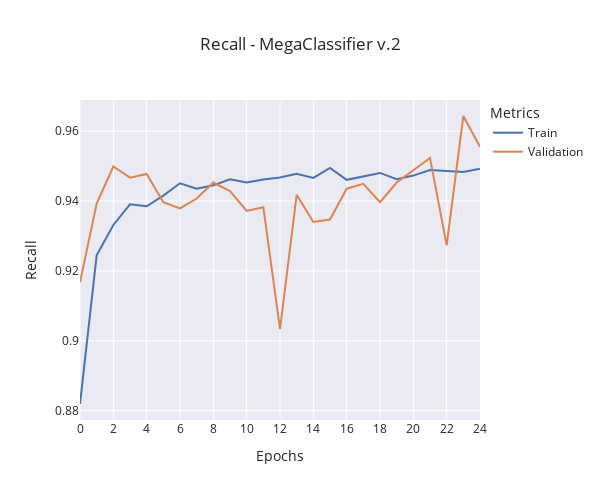

Notebook code for this chart:
### Code cell
window_size = 0
train_data = (
    moving_average(train_metrics["recall"], window_size)
    if window_size != 0
    else train_metrics["recall"]
)
validation_data = (
    moving_average(validation_metrics["val_recall"], window_size)
    if window_size != 0
    else validation_metrics["val_recall"]
)

fig = go.Figure()

fig.add_trace(
    go.Scatter(
        y=train_data,
        x=np.arange(len(train_data)),
        mode="lines",
        name="Train",
    )
)

fig.add_trace(
    go.Scatter(
        y=validation_data,
        x=np.arange(len(validation_data)),
        mode="lines",
        name="Validation",
    )
)

fig.update_layout(
    title=f"Recall - {model_name} {version}",
    xaxis_title="Epochs",
    yaxis_title="Recall",
    legend_title="Metrics",
    template="seaborn",
    width=600,
    height=500,
    xaxis=dict(
        tickmode="linear",
        tick0=0,
        dtick=2,
    ),
)

fig.show()

### Figure 1 — Plotly figure (JSON) as saved in the notebook; plotly's stock layout.template omitted (floating-point values rounded to 4 significant figures)
{"data": [{"mode": "lines", "name": "Train", "type": "scatter", "x": [0, 1, 2, 3, 4, 5, 6, 7, 8, 9, 10, 11, 12, 13, 14, 15, 16, 17, 18, 19, 20, 21, 22, 23, 24], "y": [0.8819, 0.9245, 0.9332, 0.9391, 0.9385, 0.9416, 0.9451, 0.9435, 0.9445, 0.9462, 0.9453, 0.9462, 0.9468, 0.9478, 0.9466, 0.9495, 0.9461, 0.9471, 0.9481, 0.9462, 0.9473, 0.9489, 0.9486, 0.9484, 0.9493]}, {"mode": "lines", "name": "Validation", "type": "scatter", "x": [0, 1, 2, 3, 4, 5, 6, 7, 8, 9, 10, 11, 12, 13, 14, 15, 16, 17, 18, 19, 20, 21, 22, 23, 24], "y": [0.9167, 0.9393, 0.9499, 0.9467, 0.9478, 0.9397, 0.9379, 0.9407, 0.9453, 0.9428, 0.9372, 0.9382, 0.9033, 0.9418, 0.934, 0.9347, 0.9435, 0.945, 0.9397, 0.9453, 0.9488, 0.9524, 0.9273, 0.9644, 0.9555]}], "layout": {"height": 500, "legend": {"title": {"text": "Metrics"}}, "title": {"text": "Recall - MegaClassifier v.2"}, "width": 600, "xaxis": {"dtick": 2, "tick0": 0, "tickmode": "linear", "title": {"text": "Epochs"}}, "yaxis": {"title": {"text": "Recall"}}}}
